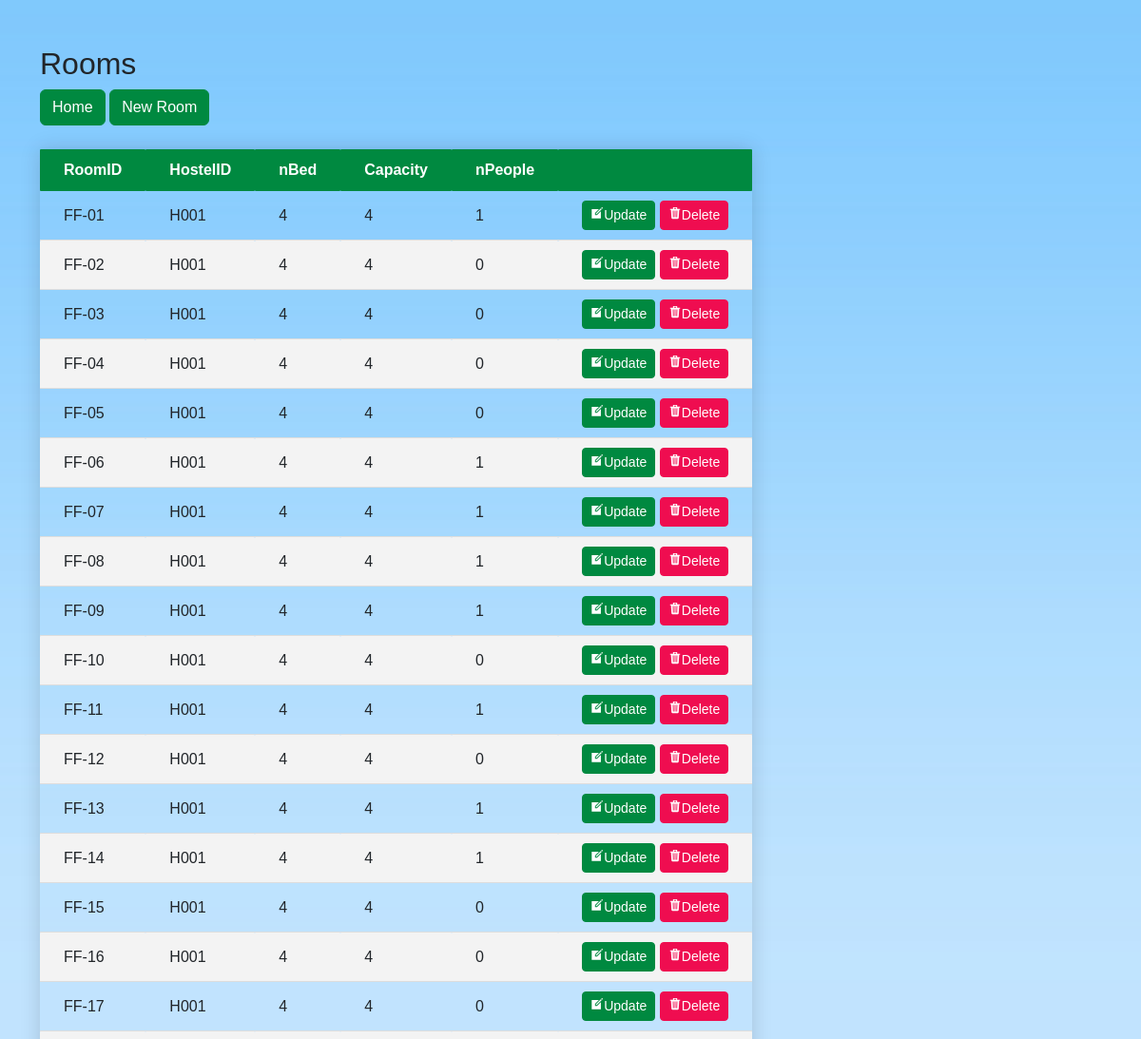
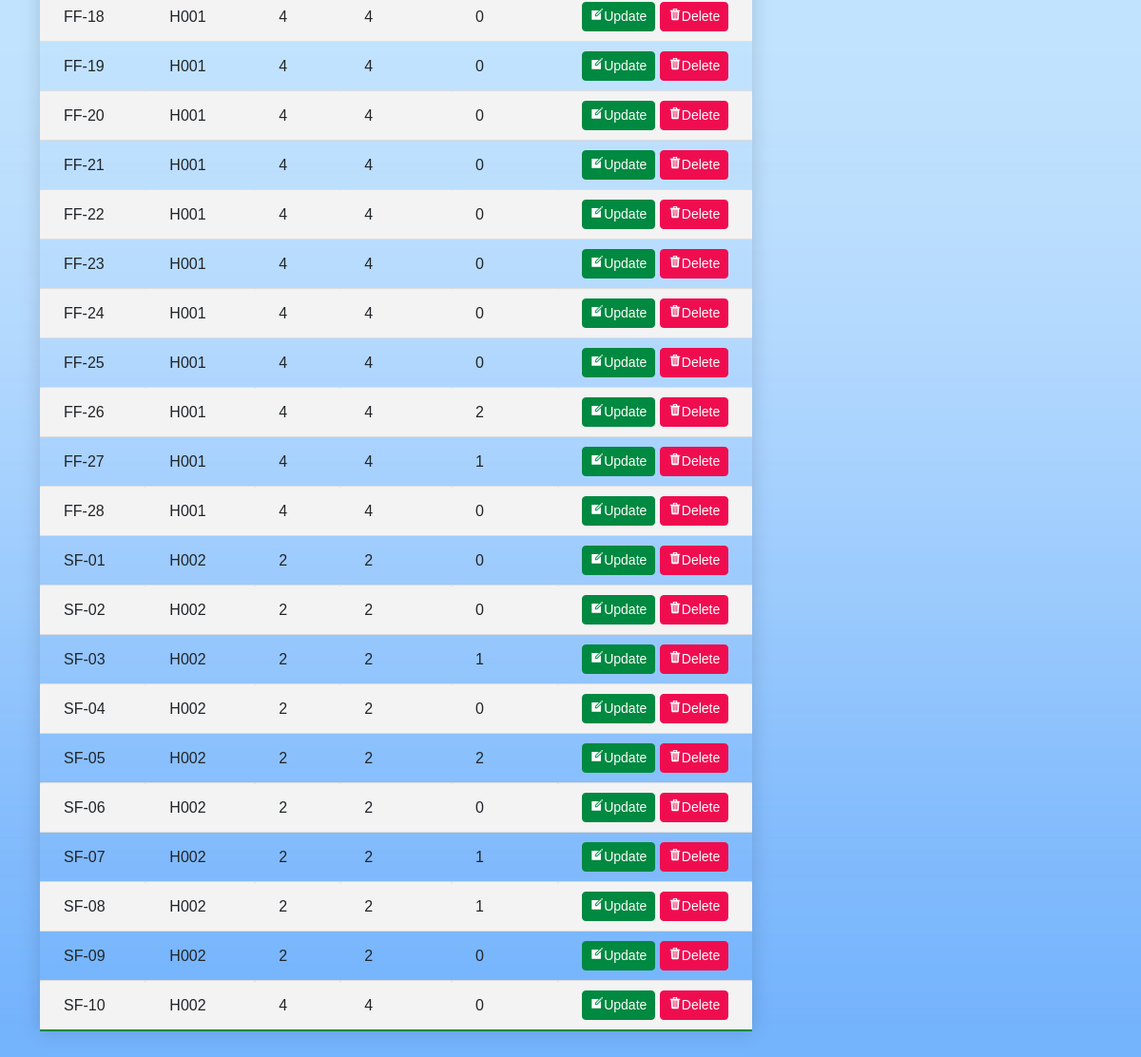
Screenshot of /IndexRoom.php (signed in) with the database file from the repository (2 pictures, top to bottom).
### tables this page shows
CREATE TABLE `room` (
  `RoomID` varchar(9) NOT NULL,
  `HostelID` varchar(4) DEFAULT NULL,
  `nBed` int(11) UNSIGNED NOT NULL,
  `Capacity` int(11) UNSIGNED NOT NULL,
  `nPeople` int(4) UNSIGNED NOT NULL
);

### IndexRoom.php (the view, shortened to what this page needs)
<!DOCTYPE html>
<html lang="en">
<head>
    <link rel="stylesheet" href="https://cdn.jsdelivr.net/npm/bootstrap@5.2.2/dist/css/bootstrap.min.css">
    <link rel="stylesheet" type="text/css" href="EditDeleteButton.css">
    <link rel="stylesheet" type="text/css" href="table.css">
</head>
<body>
    <div class="container my-5">
        <h2>Rooms</h2>
        <a class="btn btn-head" href="/HostelManagement/HomeEmployee.php" role="button">Home</a>
        <a class="btn btn-head" href="/HostelManagement/AddRoom.php" role="button">New Room</a>
        <br>
        <table class="styled-table">
            <thead>
                <tr>
                    <th>RoomID</th>
                    <th>HostelID</th>
                    <th>nBed</th>
                    <th>Capacity</th>
                    <th>nPeople</th>
                    <th></th>
                </tr>
            </thead>
            <tbody>
                <?php
                $servername = "localhost";
                $username = "root";
                $password = "";
                $database = "hostel management system";
                $connection = new mysqli($servername, $username, $password, $database);
                $sql = "SELECT * FROM room";
                $result = $connection->query($sql);
                while ($row = $result->fetch_assoc()) {
                    echo "
                    <tr>
                    <td>$row[RoomID]</td>
                    <td>$row[HostelID]</td>
                    <td>$row[nBed]</td>
                    <td>$row[Capacity]</td>
                    <td>$row[nPeople]</td>
                    <td>
                        <a class='btn btn-head btn-sm' href='/HostelManagement/UpdateRoom.php?RoomID=$row[RoomID]'><ion-icon name='create-sharp'></ion-icon>Update</a>
                        <a class='btn btn-delete btn-sm' href='/HostelManagement/DeleteRoom.php?RoomID=$row[RoomID]'><ion-icon name='trash-sharp'></ion-icon>Delete</a>
                    </td>
                    </tr>
                    ";
                }
                ?>
            </tbody>
        </table>
    </div>
</body>
</html>

### EditDeleteButton.css (style rules this page uses)
.btn-delete { --bs-btn-color: #fff; --bs-btn-bg: #ef0d50; --bs-btn-border-color: #ef0d50; --bs-btn-hover-color: #fff; --bs-btn-hover-bg: #4e7d55; --bs-btn-hover-border-color: #4e7d55; --bs-btn-focus-shadow-rgb: 49, 132, 253; --bs-btn-active-color: #fff; --bs-btn-active-bg: #4e7d55; --bs-btn-active-border-color: #4e7d55; --bs-btn-active-shadow: inset 0 3px 5px rgba(0, 0, 0, 0.125); --bs-btn-disabled-color: #fff; --bs-btn-disabled-bg: #ef0d50; --bs-btn-disabled-border-color: #ef0d50; }
.btn-head { --bs-btn-color: #fff; --bs-btn-bg: #008940; --bs-btn-border-color: #008940; --bs-btn-hover-color: #fff; --bs-btn-hover-bg: #4e7d55; --bs-btn-hover-border-color: #4e7d55; --bs-btn-focus-shadow-rgb: 49, 132, 253; --bs-btn-active-color: #fff; --bs-btn-active-bg: #4e7d55; --bs-btn-active-border-color: #4e7d55; --bs-btn-active-shadow: inset 0 3px 5px rgba(0, 0, 0, 0.125); --bs-btn-disabled-color: #fff; --bs-btn-disabled-bg: #008940; --bs-btn-disabled-border-color: #008940; }

### table.css (style rules this page uses)
.styled-table { border-collapse: collapse; margin: 25px 0; font-size: 1em; font-family: sans-serif; min-width: 400px; box-shadow: 0 0 20px rgba(0, 0, 0, 0.15); }
.styled-table thead tr { background-color: #008940; color: #ffffff; text-align: left; }
.styled-table th, .styled-table td { border-radius: 1px; padding: 10px 25px; }
.styled-table tbody tr { border-bottom: 1px solid #dddddd; }
.styled-table tbody tr:nth-of-type(even) { background-color: #f3f3f3; }
.styled-table tbody tr:last-of-type { border-bottom: 2px solid #008940; }

### IndexRoom.php (style rules this page uses)
body { margin: 0; padding: 0; background: url(BackGroundOnly.jpg)no-repeat center center fixed; font-family: sans-serif; background-size: cover; }

### rows the page displays
room: RoomID "FF-01", HostelID "H001", nBed "4", Capacity "4", nPeople "1"
room: RoomID "FF-02", HostelID "H001", nBed "4", Capacity "4", nPeople "0"
room: RoomID "FF-03", HostelID "H001", nBed "4", Capacity "4", nPeople "0"
room: RoomID "FF-04", HostelID "H001", nBed "4", Capacity "4", nPeople "0"
room: RoomID "FF-05", HostelID "H001", nBed "4", Capacity "4", nPeople "0"
room: RoomID "FF-06", HostelID "H001", nBed "4", Capacity "4", nPeople "1"
room: RoomID "FF-07", HostelID "H001", nBed "4", Capacity "4", nPeople "1"
room: RoomID "FF-08", HostelID "H001", nBed "4", Capacity "4", nPeople "1"
room: RoomID "FF-09", HostelID "H001", nBed "4", Capacity "4", nPeople "1"
room: RoomID "FF-10", HostelID "H001", nBed "4", Capacity "4", nPeople "0"
room: RoomID "FF-11", HostelID "H001", nBed "4", Capacity "4", nPeople "1"
room: RoomID "FF-12", HostelID "H001", nBed "4", Capacity "4", nPeople "0"
room: RoomID "FF-13", HostelID "H001", nBed "4", Capacity "4", nPeople "1"
room: RoomID "FF-14", HostelID "H001", nBed "4", Capacity "4", nPeople "1"
room: RoomID "FF-15", HostelID "H001", nBed "4", Capacity "4", nPeople "0"
room: RoomID "FF-16", HostelID "H001", nBed "4", Capacity "4", nPeople "0"
room: RoomID "FF-17", HostelID "H001", nBed "4", Capacity "4", nPeople "0"
room: RoomID "FF-18", HostelID "H001", nBed "4", Capacity "4", nPeople "0"
room: RoomID "FF-19", HostelID "H001", nBed "4", Capacity "4", nPeople "0"
room: RoomID "FF-20", HostelID "H001", nBed "4", Capacity "4", nPeople "0"
room: RoomID "FF-21", HostelID "H001", nBed "4", Capacity "4", nPeople "0"
room: RoomID "FF-22", HostelID "H001", nBed "4", Capacity "4", nPeople "0"
room: RoomID "FF-23", HostelID "H001", nBed "4", Capacity "4", nPeople "0"
room: RoomID "FF-24", HostelID "H001", nBed "4", Capacity "4", nPeople "0"
room: RoomID "FF-25", HostelID "H001", nBed "4", Capacity "4", nPeople "0"
room: RoomID "FF-26", HostelID "H001", nBed "4", Capacity "4", nPeople "2"
room: RoomID "FF-27", HostelID "H001", nBed "4", Capacity "4", nPeople "1"
room: RoomID "FF-28", HostelID "H001", nBed "4", Capacity "4", nPeople "0"
room: RoomID "SF-01", HostelID "H002", nBed "2", Capacity "2", nPeople "0"
room: RoomID "SF-02", HostelID "H002", nBed "2", Capacity "2", nPeople "0"
room: RoomID "SF-03", HostelID "H002", nBed "2", Capacity "2", nPeople "1"
room: RoomID "SF-04", HostelID "H002", nBed "2", Capacity "2", nPeople "0"
room: RoomID "SF-05", HostelID "H002", nBed "2", Capacity "2", nPeople "2"
room: RoomID "SF-06", HostelID "H002", nBed "2", Capacity "2", nPeople "0"
room: RoomID "SF-07", HostelID "H002", nBed "2", Capacity "2", nPeople "1"
room: RoomID "SF-08", HostelID "H002", nBed "2", Capacity "2", nPeople "1"
room: RoomID "SF-09", HostelID "H002", nBed "2", Capacity "2", nPeople "0"
room: RoomID "SF-10", HostelID "H002", nBed "4", Capacity "4", nPeople "0"
